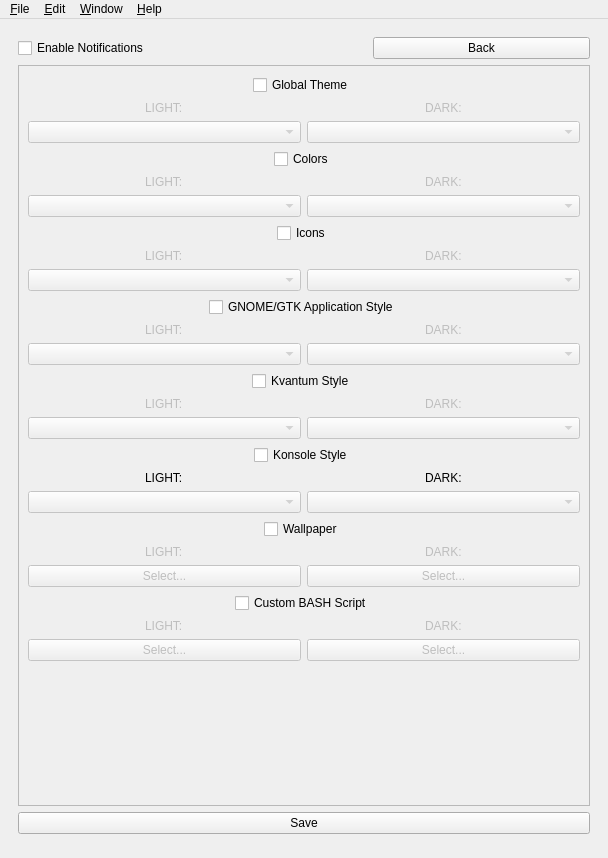
<?xml version="1.0" encoding="UTF-8"?>
<ui version="4.0">
 <class>MainWindow</class>
 <widget class="QMainWindow" name="MainWindow">
  <property name="geometry">
   <rect>
    <x>0</x>
    <y>0</y>
    <width>608</width>
    <height>858</height>
   </rect>
  </property>
  <property name="windowTitle">
   <string>Koi</string>
  </property>
  <property name="windowIcon">
   <iconset resource="../resources/resources.qrc">
    <normaloff>:/resources/icons/koi.svg</normaloff>:/resources/icons/koi.svg</iconset>
  </property>
  <widget class="QWidget" name="centralwidget">
   <layout class="QGridLayout" name="gridLayout">
    <item row="0" column="0">
     <widget class="QStackedWidget" name="mainStack">
      <property name="currentIndex">
       <number>1</number>
      </property>
      <widget class="QWidget" name="mainPage">
       <layout class="QGridLayout" name="gridLayout_2">
        <item row="6" column="0" alignment="Qt::AlignmentFlag::AlignHCenter|Qt::AlignmentFlag::AlignVCenter">
         <widget class="QCheckBox" name="autoCheckBox">
          <property name="text">
           <string>Automatic</string>
          </property>
          <property name="checked">
           <bool>false</bool>
          </property>
         </widget>
        </item>
        <item row="1" column="0">
         <layout class="QHBoxLayout" name="horizontalLayout_9">
          <item alignment="Qt::AlignmentFlag::AlignLeft|Qt::AlignmentFlag::AlignVCenter">
           <widget class="QCheckBox" name="hiddenCheckBox">
            <property name="text">
             <string>Start Koi hidden</string>
            </property>
           </widget>
          </item>
          <item>
           <spacer name="horizontalSpacer">
            <property name="orientation">
             <enum>Qt::Orientation::Horizontal</enum>
            </property>
            <property name="sizeHint" stdset="0">
             <size>
              <width>40</width>
              <height>20</height>
             </size>
            </property>
           </spacer>
          </item>
          <item>
           <widget class="QPushButton" name="prefsBtn">
            <property name="sizePolicy">
             <sizepolicy hsizetype="Expanding" vsizetype="Minimum">
              <horstretch>0</horstretch>
              <verstretch>0</verstretch>
             </sizepolicy>
            </property>
            <property name="text">
             <string>Preferences</string>
            </property>
           </widget>
          </item>
         </layout>
        </item>
        <item row="15" column="0">
         <layout class="QHBoxLayout" name="LatitudeLongitude">
          <item>
           <spacer name="horizontalSpacer_4">
            <property name="orientation">
             <enum>Qt::Orientation::Horizontal</enum>
            </property>
            <property name="sizeType">
             <enum>QSizePolicy::Policy::Expanding</enum>
            </property>
            <property name="sizeHint" stdset="0">
             <size>
              <width>40</width>
              <height>20</height>
             </size>
            </property>
           </spacer>
          </item>
          <item alignment="Qt::AlignmentFlag::AlignRight|Qt::AlignmentFlag::AlignVCenter">
           <widget class="QLabel" name="latitudeLabel">
            <property name="enabled">
             <bool>false</bool>
            </property>
            <property name="sizePolicy">
             <sizepolicy hsizetype="Fixed" vsizetype="Fixed">
              <horstretch>0</horstretch>
              <verstretch>0</verstretch>
             </sizepolicy>
            </property>
            <property name="text">
             <string>Latitude:</string>
            </property>
           </widget>
          </item>
          <item alignment="Qt::AlignmentFlag::AlignLeft|Qt::AlignmentFlag::AlignVCenter">
           <widget class="QDoubleSpinBox" name="latitudeDSB">
            <property name="enabled">
             <bool>false</bool>
            </property>
            <property name="sizePolicy">
             <sizepolicy hsizetype="Fixed" vsizetype="Fixed">
              <horstretch>0</horstretch>
              <verstretch>0</verstretch>
             </sizepolicy>
            </property>
            <property name="decimals">
             <number>4</number>
            </property>
            <property name="minimum">
             <double>-90.000000000000000</double>
            </property>
            <property name="maximum">
             <double>90.000000000000000</double>
            </property>
            <property name="singleStep">
             <double>0.050000000000000</double>
            </property>
            <property name="stepType">
             <enum>QAbstractSpinBox::StepType::AdaptiveDecimalStepType</enum>
            </property>
           </widget>
          </item>
          <item alignment="Qt::AlignmentFlag::AlignRight">
           <widget class="QLabel" name="longitudeLabel">
            <property name="enabled">
             <bool>false</bool>
            </property>
            <property name="sizePolicy">
             <sizepolicy hsizetype="Fixed" vsizetype="Fixed">
              <horstretch>0</horstretch>
              <verstretch>0</verstretch>
             </sizepolicy>
            </property>
            <property name="text">
             <string>Longitude:</string>
            </property>
           </widget>
          </item>
          <item alignment="Qt::AlignmentFlag::AlignLeft">
           <widget class="QDoubleSpinBox" name="longitudeDSB">
            <property name="enabled">
             <bool>false</bool>
            </property>
            <property name="sizePolicy">
             <sizepolicy hsizetype="Fixed" vsizetype="Fixed">
              <horstretch>0</horstretch>
              <verstretch>0</verstretch>
             </sizepolicy>
            </property>
            <property name="decimals">
             <number>4</number>
            </property>
            <property name="minimum">
             <double>-180.000000000000000</double>
            </property>
            <property name="maximum">
             <double>180.000000000000000</double>
            </property>
            <property name="singleStep">
             <double>0.050000000000000</double>
            </property>
           </widget>
          </item>
         </layout>
        </item>
        <item row="4" column="0">
         <layout class="QHBoxLayout" name="lightDarkBtns">
          <item>
           <widget class="QPushButton" name="lightBtn">
            <property name="sizePolicy">
             <sizepolicy hsizetype="Minimum" vsizetype="Expanding">
              <horstretch>0</horstretch>
              <verstretch>0</verstretch>
             </sizepolicy>
            </property>
            <property name="text">
             <string>Light</string>
            </property>
           </widget>
          </item>
          <item>
           <widget class="QPushButton" name="darkBtn">
            <property name="sizePolicy">
             <sizepolicy hsizetype="Minimum" vsizetype="Expanding">
              <horstretch>0</horstretch>
              <verstretch>0</verstretch>
             </sizepolicy>
            </property>
            <property name="text">
             <string>Dark</string>
            </property>
           </widget>
          </item>
         </layout>
        </item>
        <item row="5" column="0">
         <spacer name="verticalSpacer">
          <property name="orientation">
           <enum>Qt::Orientation::Vertical</enum>
          </property>
          <property name="sizeType">
           <enum>QSizePolicy::Policy::Expanding</enum>
          </property>
          <property name="sizeHint" stdset="0">
           <size>
            <width>20</width>
            <height>40</height>
           </size>
          </property>
         </spacer>
        </item>
        <item row="17" column="0">
         <spacer name="verticalSpacer_2">
          <property name="orientation">
           <enum>Qt::Orientation::Vertical</enum>
          </property>
          <property name="sizeHint" stdset="0">
           <size>
            <width>20</width>
            <height>40</height>
           </size>
          </property>
         </spacer>
        </item>
        <item row="12" column="0">
         <layout class="QHBoxLayout" name="radioBtns">
          <item alignment="Qt::AlignmentFlag::AlignHCenter|Qt::AlignmentFlag::AlignVCenter">
           <widget class="QRadioButton" name="scheduleRadioBtn">
            <property name="enabled">
             <bool>false</bool>
            </property>
            <property name="text">
             <string>Time Schedule</string>
            </property>
            <property name="checked">
             <bool>true</bool>
            </property>
           </widget>
          </item>
          <item alignment="Qt::AlignmentFlag::AlignHCenter|Qt::AlignmentFlag::AlignVCenter">
           <widget class="QRadioButton" name="sunRadioBtn">
            <property name="enabled">
             <bool>false</bool>
            </property>
            <property name="toolTip">
             <string>Planned feature</string>
            </property>
            <property name="text">
             <string>Sunrise/Sunset Coordinates</string>
            </property>
            <property name="checkable">
             <bool>true</bool>
            </property>
            <property name="checked">
             <bool>false</bool>
            </property>
           </widget>
          </item>
         </layout>
        </item>
        <item row="13" column="0">
         <layout class="QHBoxLayout" name="LightTimeDarkTime">
          <property name="sizeConstraint">
           <enum>QLayout::SizeConstraint::SetDefaultConstraint</enum>
          </property>
          <item alignment="Qt::AlignmentFlag::AlignRight|Qt::AlignmentFlag::AlignVCenter">
           <widget class="QLabel" name="lightTimeLabel">
            <property name="enabled">
             <bool>false</bool>
            </property>
            <property name="sizePolicy">
             <sizepolicy hsizetype="Fixed" vsizetype="Fixed">
              <horstretch>0</horstretch>
              <verstretch>0</verstretch>
             </sizepolicy>
            </property>
            <property name="mouseTracking">
             <bool>false</bool>
            </property>
            <property name="text">
             <string>Light:</string>
            </property>
           </widget>
          </item>
          <item alignment="Qt::AlignmentFlag::AlignLeft|Qt::AlignmentFlag::AlignVCenter">
           <widget class="QTimeEdit" name="lightTimeEdit">
            <property name="enabled">
             <bool>false</bool>
            </property>
            <property name="sizePolicy">
             <sizepolicy hsizetype="Fixed" vsizetype="Fixed">
              <horstretch>0</horstretch>
              <verstretch>0</verstretch>
             </sizepolicy>
            </property>
            <property name="displayFormat">
             <string>HH:mm</string>
            </property>
           </widget>
          </item>
          <item alignment="Qt::AlignmentFlag::AlignRight">
           <widget class="QLabel" name="darkTimeLabel">
            <property name="enabled">
             <bool>false</bool>
            </property>
            <property name="sizePolicy">
             <sizepolicy hsizetype="Fixed" vsizetype="Fixed">
              <horstretch>0</horstretch>
              <verstretch>0</verstretch>
             </sizepolicy>
            </property>
            <property name="text">
             <string>Dark:</string>
            </property>
           </widget>
          </item>
          <item alignment="Qt::AlignmentFlag::AlignLeft">
           <widget class="QTimeEdit" name="darkTimeEdit">
            <property name="enabled">
             <bool>false</bool>
            </property>
            <property name="sizePolicy">
             <sizepolicy hsizetype="Fixed" vsizetype="Fixed">
              <horstretch>0</horstretch>
              <verstretch>0</verstretch>
             </sizepolicy>
            </property>
            <property name="displayFormat">
             <string>HH:mm</string>
            </property>
           </widget>
          </item>
          <item>
           <spacer name="horizontalSpacer_3">
            <property name="orientation">
             <enum>Qt::Orientation::Horizontal</enum>
            </property>
            <property name="sizeType">
             <enum>QSizePolicy::Policy::Expanding</enum>
            </property>
            <property name="sizeHint" stdset="0">
             <size>
              <width>40</width>
              <height>20</height>
             </size>
            </property>
           </spacer>
          </item>
         </layout>
        </item>
        <item row="7" column="0">
         <spacer name="verticalSpacer_3">
          <property name="orientation">
           <enum>Qt::Orientation::Vertical</enum>
          </property>
          <property name="sizeType">
           <enum>QSizePolicy::Policy::Minimum</enum>
          </property>
          <property name="sizeHint" stdset="0">
           <size>
            <width>20</width>
            <height>40</height>
           </size>
          </property>
         </spacer>
        </item>
        <item row="2" column="0">
         <spacer name="verticalSpacer_4">
          <property name="orientation">
           <enum>Qt::Orientation::Vertical</enum>
          </property>
          <property name="sizeType">
           <enum>QSizePolicy::Policy::Minimum</enum>
          </property>
          <property name="sizeHint" stdset="0">
           <size>
            <width>20</width>
            <height>40</height>
           </size>
          </property>
         </spacer>
        </item>
       </layout>
      </widget>
      <widget class="QWidget" name="settingsPage">
       <layout class="QGridLayout" name="gridLayout_3">
        <item row="0" column="0">
         <layout class="QHBoxLayout" name="horizontalLayout">
          <item alignment="Qt::AlignmentFlag::AlignLeft|Qt::AlignmentFlag::AlignVCenter">
           <widget class="QCheckBox" name="notifyCheckBox">
            <property name="toolTip">
             <string>If this option is enabled, Koi will notify you when themes change.</string>
            </property>
            <property name="text">
             <string>Enable Notifications</string>
            </property>
            <property name="checked">
             <bool>false</bool>
            </property>
           </widget>
          </item>
          <item>
           <spacer name="horizontalSpacer_2">
            <property name="orientation">
             <enum>Qt::Orientation::Horizontal</enum>
            </property>
            <property name="sizeHint" stdset="0">
             <size>
              <width>40</width>
              <height>20</height>
             </size>
            </property>
           </spacer>
          </item>
          <item>
           <widget class="QPushButton" name="backBtn">
            <property name="sizePolicy">
             <sizepolicy hsizetype="Expanding" vsizetype="Fixed">
              <horstretch>0</horstretch>
              <verstretch>0</verstretch>
             </sizepolicy>
            </property>
            <property name="text">
             <string>Back</string>
            </property>
           </widget>
          </item>
         </layout>
        </item>
        <item row="2" column="0">
         <layout class="QHBoxLayout" name="horizontalLayout_2">
          <item>
           <widget class="QPushButton" name="applyBtn">
            <property name="text">
             <string>Save</string>
            </property>
           </widget>
          </item>
         </layout>
        </item>
        <item row="1" column="0">
         <widget class="QScrollArea" name="scrollArea">
          <property name="widgetResizable">
           <bool>true</bool>
          </property>
          <widget class="QWidget" name="scrollAreaWidgetContents">
           <property name="geometry">
            <rect>
             <x>0</x>
             <y>0</y>
             <width>559</width>
             <height>784</height>
            </rect>
           </property>
           <layout class="QFormLayout" name="formLayout">
            <item row="0" column="0" colspan="2">
             <layout class="QVBoxLayout" name="plasmaStyle">
              <item alignment="Qt::AlignmentFlag::AlignHCenter|Qt::AlignmentFlag::AlignVCenter">
               <widget class="QCheckBox" name="styleCheckBox">
                <property name="toolTip">
                 <string>This option supersedes Color Scheme and Icon Theme</string>
                </property>
                <property name="text">
                 <string>Global Theme</string>
                </property>
               </widget>
              </item>
              <item>
               <layout class="QHBoxLayout" name="horizontalLayout_3">
                <item alignment="Qt::AlignmentFlag::AlignHCenter|Qt::AlignmentFlag::AlignVCenter">
                 <widget class="QLabel" name="lightStyle">
                  <property name="enabled">
                   <bool>false</bool>
                  </property>
                  <property name="text">
                   <string>LIGHT:</string>
                  </property>
                 </widget>
                </item>
                <item alignment="Qt::AlignmentFlag::AlignHCenter|Qt::AlignmentFlag::AlignVCenter">
                 <widget class="QLabel" name="darkStyle">
                  <property name="enabled">
                   <bool>false</bool>
                  </property>
                  <property name="text">
                   <string>DARK:</string>
                  </property>
                 </widget>
                </item>
               </layout>
              </item>
              <item>
               <layout class="QHBoxLayout" name="horizontalLayout_4">
                <item>
                 <widget class="QComboBox" name="lightDropStyle">
                  <property name="enabled">
                   <bool>false</bool>
                  </property>
                 </widget>
                </item>
                <item>
                 <widget class="QComboBox" name="darkDropStyle">
                  <property name="enabled">
                   <bool>false</bool>
                  </property>
                 </widget>
                </item>
               </layout>
              </item>
             </layout>
            </item>
            <item row="1" column="0" colspan="2">
             <layout class="QVBoxLayout" name="colorScheme">
              <item alignment="Qt::AlignmentFlag::AlignHCenter|Qt::AlignmentFlag::AlignVCenter">
               <widget class="QCheckBox" name="colorCheckBox">
                <property name="text">
                 <string>Colors</string>
                </property>
               </widget>
              </item>
              <item>
               <layout class="QHBoxLayout" name="horizontalLayout_5">
                <item alignment="Qt::AlignmentFlag::AlignHCenter|Qt::AlignmentFlag::AlignVCenter">
                 <widget class="QLabel" name="lightColor">
                  <property name="enabled">
                   <bool>false</bool>
                  </property>
                  <property name="text">
                   <string>LIGHT:</string>
                  </property>
                 </widget>
                </item>
                <item alignment="Qt::AlignmentFlag::AlignHCenter|Qt::AlignmentFlag::AlignVCenter">
                 <widget class="QLabel" name="darkColor">
                  <property name="enabled">
                   <bool>false</bool>
                  </property>
                  <property name="text">
                   <string>DARK:</string>
                  </property>
                 </widget>
                </item>
               </layout>
              </item>
              <item>
               <layout class="QHBoxLayout" name="horizontalLayout_6">
                <item>
                 <widget class="QComboBox" name="lightDropColor">
                  <property name="enabled">
                   <bool>false</bool>
                  </property>
                 </widget>
                </item>
                <item>
                 <widget class="QComboBox" name="darkDropColor">
                  <property name="enabled">
                   <bool>false</bool>
                  </property>
                 </widget>
                </item>
               </layout>
              </item>
             </layout>
            </item>
            <item row="2" column="0" colspan="2">
             <layout class="QVBoxLayout" name="iconTheme">
              <item alignment="Qt::AlignmentFlag::AlignHCenter|Qt::AlignmentFlag::AlignVCenter">
               <widget class="QCheckBox" name="iconCheckBox">
                <property name="text">
                 <string>Icons</string>
                </property>
               </widget>
              </item>
              <item>
               <layout class="QHBoxLayout" name="horizontalLayout_7">
                <item alignment="Qt::AlignmentFlag::AlignHCenter|Qt::AlignmentFlag::AlignVCenter">
                 <widget class="QLabel" name="lightIcon">
                  <property name="enabled">
                   <bool>false</bool>
                  </property>
                  <property name="text">
                   <string>LIGHT:</string>
                  </property>
                 </widget>
                </item>
                <item alignment="Qt::AlignmentFlag::AlignHCenter|Qt::AlignmentFlag::AlignVCenter">
                 <widget class="QLabel" name="darkIcon">
                  <property name="enabled">
                   <bool>false</bool>
                  </property>
                  <property name="text">
                   <string>DARK:</string>
                  </property>
                 </widget>
                </item>
               </layout>
              </item>
              <item>
               <layout class="QHBoxLayout" name="horizontalLayout_8">
                <item>
                 <widget class="QComboBox" name="lightDropIcon">
                  <property name="enabled">
                   <bool>false</bool>
                  </property>
                 </widget>
                </item>
                <item>
                 <widget class="QComboBox" name="darkDropIcon">
                  <property name="enabled">
                   <bool>false</bool>
                  </property>
                 </widget>
                </item>
               </layout>
              </item>
             </layout>
            </item>
            <item row="3" column="0" colspan="2">
             <layout class="QVBoxLayout" name="gtkTheme">
              <item alignment="Qt::AlignmentFlag::AlignHCenter|Qt::AlignmentFlag::AlignVCenter">
               <widget class="QCheckBox" name="gtkCheckBox">
                <property name="toolTip">
                 <string>GTK applications must be restarted for changes to take effect.</string>
                </property>
                <property name="text">
                 <string>GNOME/GTK Application Style</string>
                </property>
               </widget>
              </item>
              <item>
               <layout class="QHBoxLayout" name="horizontalLayout_11">
                <item alignment="Qt::AlignmentFlag::AlignHCenter|Qt::AlignmentFlag::AlignVCenter">
                 <widget class="QLabel" name="lightGtk">
                  <property name="enabled">
                   <bool>false</bool>
                  </property>
                  <property name="text">
                   <string>LIGHT:</string>
                  </property>
                 </widget>
                </item>
                <item alignment="Qt::AlignmentFlag::AlignHCenter|Qt::AlignmentFlag::AlignVCenter">
                 <widget class="QLabel" name="darkGtk">
                  <property name="enabled">
                   <bool>false</bool>
                  </property>
                  <property name="text">
                   <string>DARK:</string>
                  </property>
                 </widget>
                </item>
               </layout>
              </item>
              <item>
               <layout class="QHBoxLayout" name="horizontalLayout_12">
                <item>
                 <widget class="QComboBox" name="lightDropGtk">
                  <property name="enabled">
                   <bool>false</bool>
                  </property>
                 </widget>
                </item>
                <item>
                 <widget class="QComboBox" name="darkDropGtk">
                  <property name="enabled">
                   <bool>false</bool>
                  </property>
                 </widget>
                </item>
               </layout>
              </item>
             </layout>
            </item>
            <item row="7" column="0" colspan="2">
             <layout class="QVBoxLayout" name="wallpaper">
              <item alignment="Qt::AlignmentFlag::AlignHCenter|Qt::AlignmentFlag::AlignVCenter">
               <widget class="QCheckBox" name="wallCheckBox">
                <property name="text">
                 <string>Wallpaper</string>
                </property>
               </widget>
              </item>
              <item>
               <layout class="QHBoxLayout" name="horizontalLayout_13">
                <item alignment="Qt::AlignmentFlag::AlignHCenter|Qt::AlignmentFlag::AlignVCenter">
                 <widget class="QLabel" name="lightWall">
                  <property name="enabled">
                   <bool>false</bool>
                  </property>
                  <property name="text">
                   <string>LIGHT:</string>
                  </property>
                 </widget>
                </item>
                <item alignment="Qt::AlignmentFlag::AlignHCenter|Qt::AlignmentFlag::AlignVCenter">
                 <widget class="QLabel" name="darkWall">
                  <property name="enabled">
                   <bool>false</bool>
                  </property>
                  <property name="text">
                   <string>DARK:</string>
                  </property>
                 </widget>
                </item>
               </layout>
              </item>
              <item>
               <layout class="QHBoxLayout" name="horizontalLayout_14">
                <item>
                 <widget class="QPushButton" name="lightWallBtn">
                  <property name="enabled">
                   <bool>false</bool>
                  </property>
                  <property name="maximumSize">
                   <size>
                    <width>16777215</width>
                    <height>16777215</height>
                   </size>
                  </property>
                  <property name="text">
                   <string>Select...</string>
                  </property>
                 </widget>
                </item>
                <item>
                 <widget class="QPushButton" name="darkWallBtn">
                  <property name="enabled">
                   <bool>false</bool>
                  </property>
                  <property name="maximumSize">
                   <size>
                    <width>16777215</width>
                    <height>16777215</height>
                   </size>
                  </property>
                  <property name="text">
                   <string>Select...</string>
                  </property>
                 </widget>
                </item>
               </layout>
              </item>
             </layout>
            </item>
            <item row="5" column="0" colspan="2">
             <layout class="QVBoxLayout" name="kvantumStyle">
              <item alignment="Qt::AlignmentFlag::AlignHCenter|Qt::AlignmentFlag::AlignVCenter">
               <widget class="QCheckBox" name="kvantumStyleCheckBox">
                <property name="text">
                 <string>Kvantum Style</string>
                </property>
               </widget>
              </item>
              <item>
               <layout class="QHBoxLayout" name="horizontalLayout_10">
                <item alignment="Qt::AlignmentFlag::AlignHCenter|Qt::AlignmentFlag::AlignVCenter">
                 <widget class="QLabel" name="lightKvantumStyle">
                  <property name="enabled">
                   <bool>false</bool>
                  </property>
                  <property name="text">
                   <string>LIGHT:</string>
                  </property>
                 </widget>
                </item>
                <item alignment="Qt::AlignmentFlag::AlignHCenter|Qt::AlignmentFlag::AlignVCenter">
                 <widget class="QLabel" name="darkKvantumStyle">
                  <property name="enabled">
                   <bool>false</bool>
                  </property>
                  <property name="text">
                   <string>DARK:</string>
                  </property>
                 </widget>
                </item>
               </layout>
              </item>
              <item>
               <layout class="QHBoxLayout" name="horizontalLayout_15">
                <item>
                 <widget class="QComboBox" name="lightDropKvantumStyle">
                  <property name="enabled">
                   <bool>false</bool>
                  </property>
                 </widget>
                </item>
                <item>
                 <widget class="QComboBox" name="darkDropKvantumStyle">
                  <property name="enabled">
                   <bool>false</bool>
                  </property>
                 </widget>
                </item>
               </layout>
              </item>
             </layout>
            </item>
            <item row="8" column="0" colspan="2">
             <layout class="QVBoxLayout" name="script">
              <item alignment="Qt::AlignmentFlag::AlignHCenter|Qt::AlignmentFlag::AlignVCenter">
               <widget class="QCheckBox" name="scriptCheckBox">
                <property name="text">
                 <string>Custom BASH Script</string>
                </property>
               </widget>
              </item>
              <item>
               <layout class="QHBoxLayout" name="horizontalLayout_16">
                <item alignment="Qt::AlignmentFlag::AlignHCenter|Qt::AlignmentFlag::AlignVCenter">
                 <widget class="QLabel" name="lightScript">
                  <property name="enabled">
                   <bool>false</bool>
                  </property>
                  <property name="text">
                   <string>LIGHT:</string>
                  </property>
                 </widget>
                </item>
                <item alignment="Qt::AlignmentFlag::AlignHCenter|Qt::AlignmentFlag::AlignVCenter">
                 <widget class="QLabel" name="darkScript">
                  <property name="enabled">
                   <bool>false</bool>
                  </property>
                  <property name="text">
                   <string>DARK:</string>
                  </property>
                 </widget>
                </item>
               </layout>
              </item>
              <item>
               <layout class="QHBoxLayout" name="horizontalLayout_17">
                <item>
                 <widget class="QPushButton" name="lightScriptBtn">
                  <property name="enabled">
                   <bool>false</bool>
                  </property>
                  <property name="maximumSize">
                   <size>
                    <width>16777215</width>
                    <height>16777215</height>
                   </size>
                  </property>
                  <property name="text">
                   <string>Select...</string>
                  </property>
                 </widget>
                </item>
                <item>
                 <widget class="QPushButton" name="darkScriptBtn">
                  <property name="enabled">
                   <bool>false</bool>
                  </property>
                  <property name="maximumSize">
                   <size>
                    <width>16777215</width>
                    <height>16777215</height>
                   </size>
                  </property>
                  <property name="text">
                   <string>Select...</string>
                  </property>
                 </widget>
                </item>
               </layout>
              </item>
             </layout>
            </item>
            <item row="6" column="0" colspan="2">
             <layout class="QVBoxLayout" name="konsoleStyle">
              <item alignment="Qt::AlignmentFlag::AlignHCenter">
               <widget class="QCheckBox" name="konsoleStyleCheckBox">
                <property name="text">
                 <string>Konsole Style</string>
                </property>
               </widget>
              </item>
              <item>
               <layout class="QHBoxLayout" name="horizontalLayout_18">
                <item alignment="Qt::AlignmentFlag::AlignHCenter">
                 <widget class="QLabel" name="lightKonsoleStyle">
                  <property name="text">
                   <string>LIGHT:</string>
                  </property>
                 </widget>
                </item>
                <item alignment="Qt::AlignmentFlag::AlignHCenter">
                 <widget class="QLabel" name="darkKonsoleStyle">
                  <property name="text">
                   <string>DARK:</string>
                  </property>
                 </widget>
                </item>
               </layout>
              </item>
              <item>
               <layout class="QHBoxLayout" name="horizontalLayout_19">
                <item>
                 <widget class="QComboBox" name="lightDropKonsoleStyle">
                  <property name="enabled">
                   <bool>false</bool>
                  </property>
                 </widget>
                </item>
                <item>
                 <widget class="QComboBox" name="darkDropKonsoleStyle">
                  <property name="enabled">
                   <bool>false</bool>
                  </property>
                 </widget>
                </item>
               </layout>
              </item>
             </layout>
            </item>
           </layout>
          </widget>
         </widget>
        </item>
       </layout>
      </widget>
     </widget>
    </item>
    <item row="1" column="0">
     <widget class="KMessageWidget" name="resMsg"/>
    </item>
   </layout>
  </widget>
  <widget class="QMenuBar" name="menubar">
   <property name="geometry">
    <rect>
     <x>0</x>
     <y>0</y>
     <width>608</width>
     <height>30</height>
    </rect>
   </property>
   <widget class="QMenu" name="menuFile">
    <property name="title">
     <string>&amp;File</string>
    </property>
    <addaction name="actionRestart"/>
    <addaction name="actionQuit"/>
   </widget>
   <widget class="QMenu" name="menuEdit">
    <property name="title">
     <string>&amp;Edit</string>
    </property>
    <addaction name="actionPrefs"/>
   </widget>
   <widget class="QMenu" name="menuWindow">
    <property name="title">
     <string>&amp;Window</string>
    </property>
    <addaction name="actionHide"/>
   </widget>
   <widget class="QMenu" name="menuHelp">
    <property name="title">
     <string>&amp;Help</string>
    </property>
    <addaction name="actionAbout"/>
   </widget>
   <addaction name="menuFile"/>
   <addaction name="menuEdit"/>
   <addaction name="menuWindow"/>
   <addaction name="menuHelp"/>
  </widget>
  <action name="actionQuit">
   <property name="icon">
    <iconset>
     <normaloff>.</normaloff>.</iconset>
   </property>
   <property name="text">
    <string>&amp;Quit</string>
   </property>
   <property name="shortcut">
    <string>Ctrl+Q</string>
   </property>
  </action>
  <action name="actionAbout">
   <property name="icon">
    <iconset>
     <normaloff>.</normaloff>.</iconset>
   </property>
   <property name="text">
    <string>&amp;About</string>
   </property>
   <property name="shortcut">
    <string>?</string>
   </property>
  </action>
  <action name="actionHide">
   <property name="icon">
    <iconset>
     <normaloff>.</normaloff>.</iconset>
   </property>
   <property name="text">
    <string>&amp;Hide</string>
   </property>
   <property name="shortcut">
    <string>Ctrl+H</string>
   </property>
  </action>
  <action name="actionPrefs">
   <property name="icon">
    <iconset>
     <normaloff>.</normaloff>.</iconset>
   </property>
   <property name="text">
    <string>&amp;Preferences</string>
   </property>
   <property name="shortcut">
    <string>Ctrl+S</string>
   </property>
  </action>
  <action name="actionRestart">
   <property name="icon">
    <iconset>
     <normaloff>.</normaloff>.</iconset>
   </property>
   <property name="text">
    <string>&amp;Restart</string>
   </property>
   <property name="shortcut">
    <string>Ctrl+R</string>
   </property>
  </action>
 </widget>
 <customwidgets>
  <customwidget>
   <class>KMessageWidget</class>
   <extends>QFrame</extends>
   <header>kmessagewidget.h</header>
   <container>1</container>
  </customwidget>
 </customwidgets>
 <resources>
  <include location="../resources/resources.qrc"/>
 </resources>
 <connections/>
</ui>
